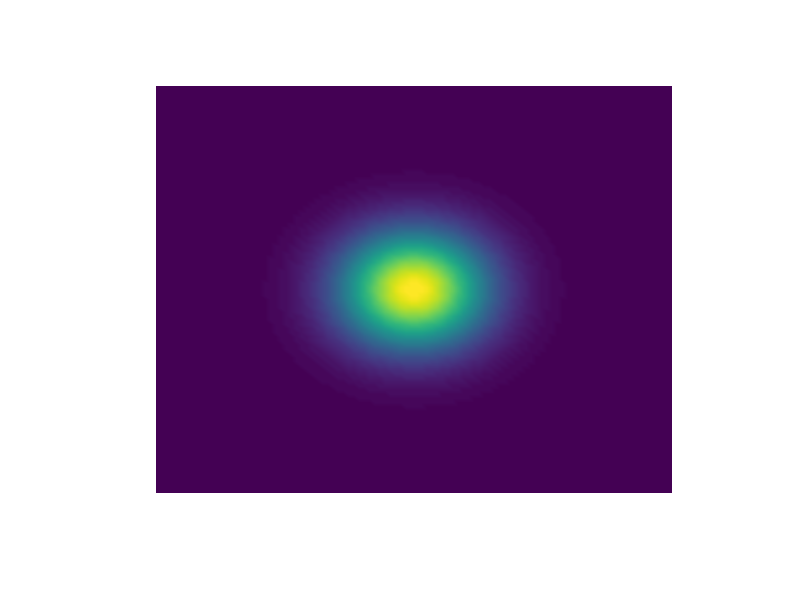

The MATLAB script that drew this image:
%% Init
close all;
clear;
clc;

%% Parameters
limits = [-5, 5];
number_of_points = 100;
sigma = [
    1, 0
    0, 1
];
mu = [0, 0];

number_of_iterations = 40;

delay = 0.3;

%%
x = linspace(limits(1), limits(2), number_of_points)';
y = x;
[x, y] = meshgrid(x, y);

fig = figure(...
    'Name', 'Moving Gaussian', ...
    'Units', 'normalize', ...
    'OuterPosition', [0, 0, 1, 1], ...
    'NumberTitle', 'off' ...
);
ax = axes(fig);

z = mvnpdf([x(:), y(:)], mu, sigma);
z = reshape(z, size(x));
surf(ax, x, y, z);
shading interp;

set(ax, 'Visible', 'off');

[a, e] = view(ax);
da = (0 - a) / number_of_iterations;
de = (90 - e) / number_of_iterations;
for i = 1:number_of_iterations
    [a, e] = view(ax);
    view(ax, a + da, e + de);

    pause(delay);
end
